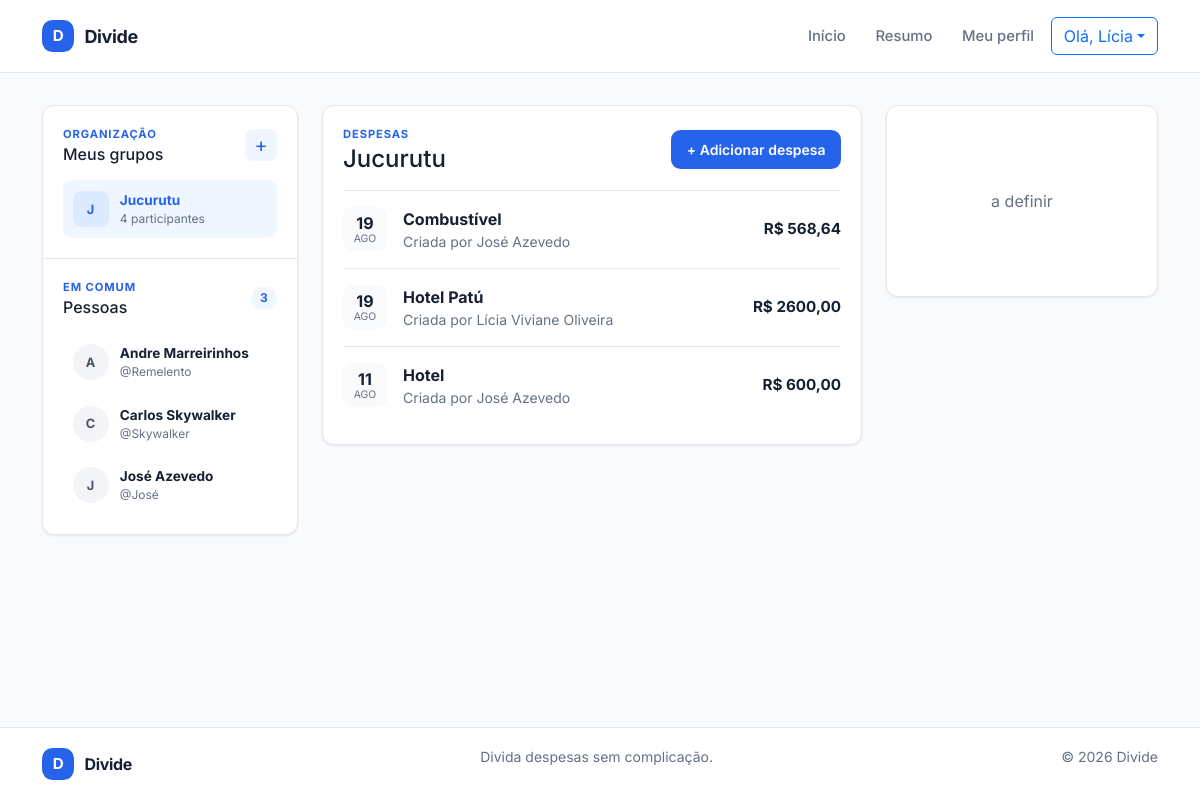
Before: /sumario/ (signed in) with the older database file.
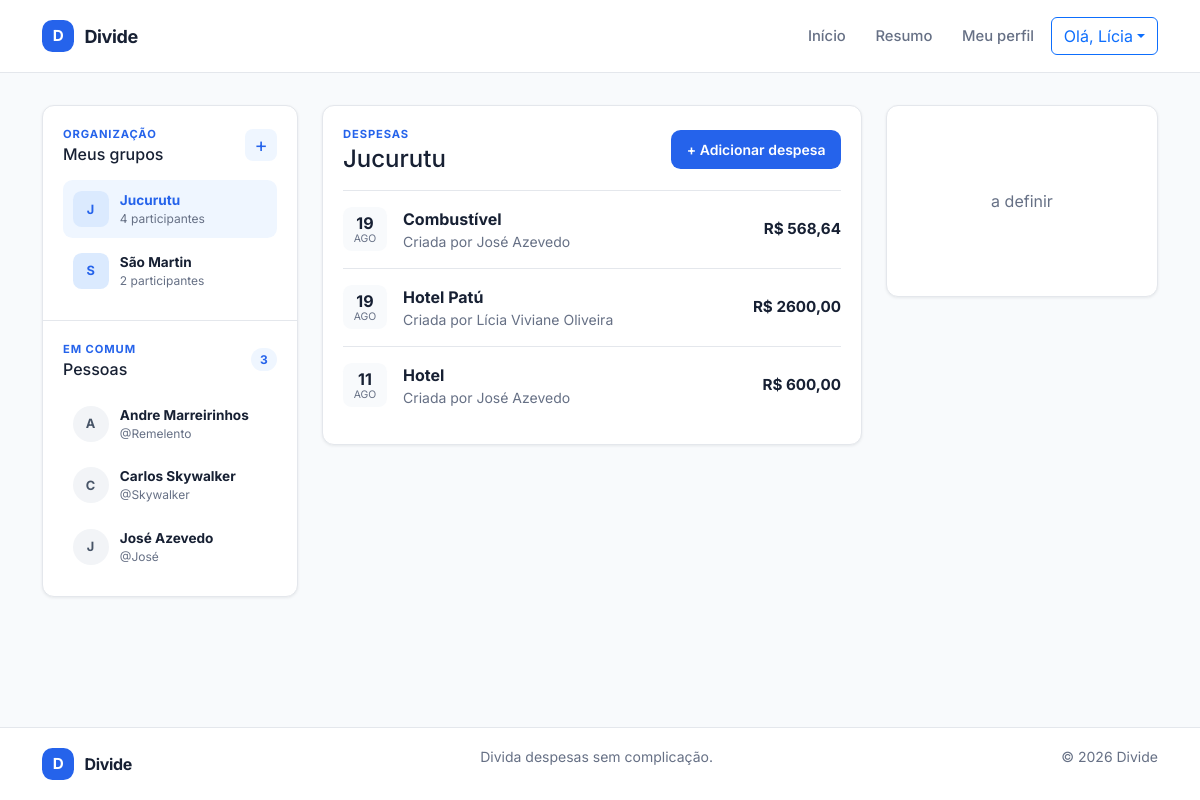
After: the same page with the newer database file.
### app_divide/models/grupo.py (models this page shows, shortened)
class Grupo(models.Model):
    nome = models.CharField(max_length=100, unique=True)
    descricao = models.TextField(blank=True, null=True)
    data_criacao = models.DateTimeField(auto_now_add=True)
    criado_por = models.ForeignKey(settings.AUTH_USER_MODEL,
                on_delete=models.CASCADE, related_name='criador_grupo')

### app_divide/models/despesa.py (models this page shows, shortened)
class Despesa(models.Model):
    grupo = models.ForeignKey(Grupo, on_delete=models.CASCADE, related_name='despesas')
    descricao = models.CharField(max_length=255)
    observacao = models.TextField(blank=True, null=True)
    valor_total = models.DecimalField(max_digits=10, decimal_places=2)
    data_despesa = models.DateField(auto_now_add=True)
    criador = models.ForeignKey(ParticipanteGrupo, on_delete=models.CASCADE, related_name='despesas_criadas')

### app_divide/models/participante_grupo.py (models this page shows, shortened)
class ParticipanteGrupo(models.Model):
    grupo = models.ForeignKey(Grupo, on_delete=models.CASCADE, related_name='participantes')
    usuario = models.ForeignKey(settings.AUTH_USER_MODEL, on_delete=models.CASCADE, related_name='participacoes')
    nome = models.CharField(max_length=100, blank=True, null=True)
    ativo = models.BooleanField(default=True)

### app_divide/views/HomeView.py (the view, shortened to what this page needs)
def sumario_view(request):
    print(f"Request method: {request.method} em sumario_view")
    grupos = Grupo.objects.none()
    pessoas = get_user_model().objects.none()
    grupo_selecionado = None
    despesas = []
    despesa_form = DespesaForm()
    if request.user.is_authenticated:
        grupos = (Grupo.objects.annotate(participantes_ativos=Count('participantes', filter=Q(participantes__ativo=True), distinct=True,))
                  .filter(participantes__usuario=request.user, participantes__ativo=True)
                  .distinct()
                  .order_by('nome')
                  )
        pessoas = (
            get_user_model().objects
            .filter(participacoes__grupo__in=grupos, participacoes__ativo=True)
            .exclude(pk=request.user.pk)
            .distinct()
            .order_by('first_name', 'username')
        )
        grupo_id = request.POST.get('grupo') if request.method == 'POST' else request.GET.get('grupo')
        print(f"Grupo selecionado: {grupo_id}")
        if grupo_id and grupo_id.isdigit():
            grupo_selecionado = grupos.filter(pk=grupo_id).first()
        if grupo_selecionado is None:
            grupo_selecionado = grupos.first()
        if grupo_selecionado is not None:
            despesas = (
                grupo_selecionado.despesas
                .select_related('criador', 'criador__usuario')
                .order_by('-data_despesa', '-pk')
            )
            pessoas = (
                get_user_model().objects
                .filter(participacoes__grupo_id=grupo_selecionado.pk, participacoes__ativo=True)
                .exclude(pk=request.user.pk)
                .distinct()
                .order_by('first_name', 'username')
            )
    context = {
        'grupos': grupos,
        'pessoas': pessoas,
        'grupo_selecionado': grupo_selecionado,
        'despesas': despesas,
        'despesa_form': despesa_form,
    }
    return render(request, template_name='home/sumario.html', context=context, status=200)

### app_divide/templates/home/sumario.html (shortened to what the changed rows need)
{% extends "base.html" %}
{% load static %}
{% block styles %}
    <link rel="stylesheet" href="{% static 'css/sumario.css' %}">
{% endblock %}
{% block content %}
    <div class="container summary-layout">
        <aside class="summary-sidebar" aria-label="Seus grupos e contatos">
            <section class="sidebar-section" aria-labelledby="groups-title">
                <div class="section-heading">
                    <div>
                        <h2 id="groups-title">Meus grupos</h2>
                    </div>
                </div>
                {% if user.is_authenticated %}
                    {% if grupos %}
                        <ul class="sidebar-list">
                            {% for grupo in grupos %}
                                <li>
                                    <a class="sidebar-item{% if grupo.pk == grupo_selecionado.pk %} is-active{% endif %}"
                                       href="{% url 'sumario' %}?grupo={{ grupo.pk }}"
                                       {% if grupo.pk == grupo_selecionado.pk %}aria-current="page"{% endif %}>
                                        <span class="item-avatar item-avatar-group" aria-hidden="true">{{ grupo.nome|first|upper }}</span>
                                        <span class="item-content"><strong>{{ grupo.nome }}</strong><small>{{ grupo.participantes_ativos }} participante{{ grupo.participantes_ativos|pluralize }}</small></span>
                                    </a>
                                </li>
                            {% endfor %}
                        </ul>
                {% else %}<p class="empty-state">Você ainda não participa de nenhum grupo.</p>{% endif %}
{% else %}<p class="empty-state">Entre na sua conta para visualizar seus grupos.</p>{% endif %}
    </section>
    <section class="sidebar-section" aria-labelledby="people-title">
        <div class="section-heading">
            <div>
                <h2 id="people-title">Pessoas</h2>
            </div>
        </div>
        {% if pessoas %}
            <ul class="sidebar-list">
                {% for pessoa in pessoas %}
                    <li class="sidebar-item">
                        <span class="item-avatar" aria-hidden="true">{{ pessoa.get_full_name|default:pessoa.username|first|upper }}</span>
                        <span class="item-content"><strong>{{ pessoa.get_full_name|default:pessoa.username }}</strong><small>@{{ pessoa.username }}</small></span>
                    </li>
                {% endfor %}
            </ul>
        {% elif user.is_authenticated %}<p class="empty-state">Nenhuma outra pessoa encontrada nos seus grupos.</p>
{% else %}<p class="empty-state">As pessoas dos seus grupos aparecerão aqui.</p>{% endif %}
    </section>
    </aside>
    <main class="expense-column">
        <section class="content-card">
            <div class="expense-heading">
                <div>
                    <p class="eyebrow">Despesas</p>
                    <h1>{% if grupo_selecionado %}{{ grupo_selecionado.nome }}{% else %}Selecione um grupo{% endif %}</h1>
                </div>
            </div>
            {% if despesas %}
                <ul class="expense-list">
                    {% for despesa in despesas %}
                        <li class="expense-item">
                            <div class="expense-date"><strong>{{ despesa.data_despesa|date:"d" }}</strong><span>{{ despesa.data_despesa|date:"M" }}</span></div>
                            <div class="expense-info">
                                <strong>{{ despesa.descricao }}</strong>
                                <small>Criada por {{ despesa.criador.nome|default:despesa.criador.usuario.get_full_name|default:despesa.criador.usuario.username }}</small>
                            </div>
                            <strong class="expense-value">R$ {{ despesa.valor_total|floatformat:2 }}</strong>
                        </li>
                    {% endfor %}
                </ul>
            {% elif grupo_selecionado %}<p class="empty-state expense-empty">Este grupo ainda não possui despesas.</p>
{% else %}<p class="empty-state expense-empty">Suas despesas aparecerão após você selecionar um grupo.</p>{% endif %}
    </section>
    </main>
    </div>
{% endblock %}

Changed rows visible on the page:
added Grupo: nome|first "S", nome "São Martin", participantes_ativos "2"
